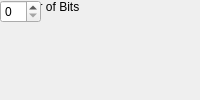
<?xml version="1.0" encoding="UTF-8"?>
<ui version="4.0">
 <class>MainWindow</class>
 <widget class="QMainWindow" name="MainWindow">
  <property name="windowTitle"><string>Bit Reverse</string></property>
  <widget class="QWidget" name="centralwidget">
   <!-- NOTE: this is a simplified structural mirror of the generated
        <module>_ui.py, not a full round-trip Designer file. Regenerate
        both from the same spec if you need to edit layout by hand. -->
       <widget class="QLabel" name="label_n_bits">
     <property name="text"><string>Number of Bits</string></property>
    </widget>
       <widget class="QSpinBox" name="n_bits"/>
  </widget>
 </widget>
 <resources/>
 <connections/>
</ui>
